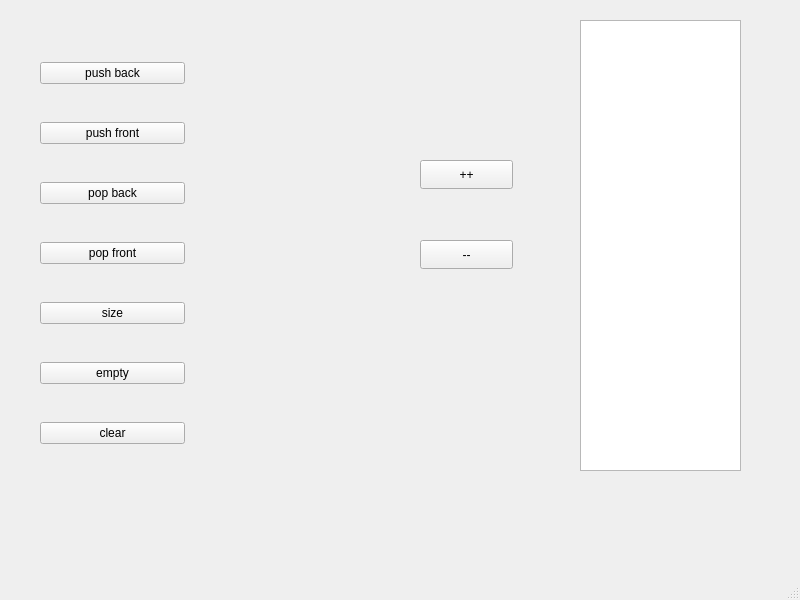
<?xml version="1.0" encoding="UTF-8"?>
<ui version="4.0">
 <class>MainWindow</class>
 <widget class="QMainWindow" name="MainWindow">
  <property name="geometry">
   <rect>
    <x>0</x>
    <y>0</y>
    <width>800</width>
    <height>600</height>
   </rect>
  </property>
  <property name="windowTitle">
   <string>MainWindow</string>
  </property>
  <widget class="QWidget" name="centralwidget">
   <widget class="QPlainTextEdit" name="plainTextEdit">
    <property name="geometry">
     <rect>
      <x>580</x>
      <y>20</y>
      <width>161</width>
      <height>451</height>
     </rect>
    </property>
   </widget>
   <widget class="QWidget" name="gridLayoutWidget">
    <property name="geometry">
     <rect>
      <x>40</x>
      <y>30</y>
      <width>295</width>
      <height>451</height>
     </rect>
    </property>
    <layout class="QGridLayout" name="gridLayout">
     <item row="3" column="1">
      <widget class="QPushButton" name="popFrontButton">
       <property name="text">
        <string>pop front</string>
       </property>
      </widget>
     </item>
     <item row="5" column="1">
      <widget class="QPushButton" name="emptyButton">
       <property name="text">
        <string>empty</string>
       </property>
      </widget>
     </item>
     <item row="4" column="2">
      <widget class="QLabel" name="sizeLabel">
       <property name="text">
        <string/>
       </property>
      </widget>
     </item>
     <item row="0" column="1">
      <widget class="QPushButton" name="pushBackButton">
       <property name="text">
        <string>push back</string>
       </property>
      </widget>
     </item>
     <item row="1" column="1">
      <widget class="QPushButton" name="pushFrontButton">
       <property name="text">
        <string>push front</string>
       </property>
      </widget>
     </item>
     <item row="5" column="2">
      <widget class="QLabel" name="emptyLabel">
       <property name="text">
        <string/>
       </property>
      </widget>
     </item>
     <item row="2" column="1">
      <widget class="QPushButton" name="popBackButton">
       <property name="text">
        <string>pop back</string>
       </property>
      </widget>
     </item>
     <item row="4" column="1">
      <widget class="QPushButton" name="sizeButton">
       <property name="text">
        <string>size</string>
       </property>
      </widget>
     </item>
     <item row="6" column="1">
      <widget class="QPushButton" name="clearButton">
       <property name="text">
        <string>clear</string>
       </property>
      </widget>
     </item>
    </layout>
   </widget>
   <widget class="QLabel" name="itLabel">
    <property name="geometry">
     <rect>
      <x>440</x>
      <y>210</y>
      <width>63</width>
      <height>20</height>
     </rect>
    </property>
    <property name="text">
     <string/>
    </property>
   </widget>
   <widget class="QPushButton" name="incButton">
    <property name="geometry">
     <rect>
      <x>420</x>
      <y>160</y>
      <width>93</width>
      <height>29</height>
     </rect>
    </property>
    <property name="text">
     <string>++</string>
    </property>
   </widget>
   <widget class="QPushButton" name="decrButton">
    <property name="geometry">
     <rect>
      <x>420</x>
      <y>240</y>
      <width>93</width>
      <height>29</height>
     </rect>
    </property>
    <property name="text">
     <string>--</string>
    </property>
   </widget>
  </widget>
  <widget class="QMenuBar" name="menubar">
   <property name="geometry">
    <rect>
     <x>0</x>
     <y>0</y>
     <width>800</width>
     <height>26</height>
    </rect>
   </property>
  </widget>
  <widget class="QStatusBar" name="statusbar"/>
 </widget>
 <resources/>
 <connections/>
</ui>
